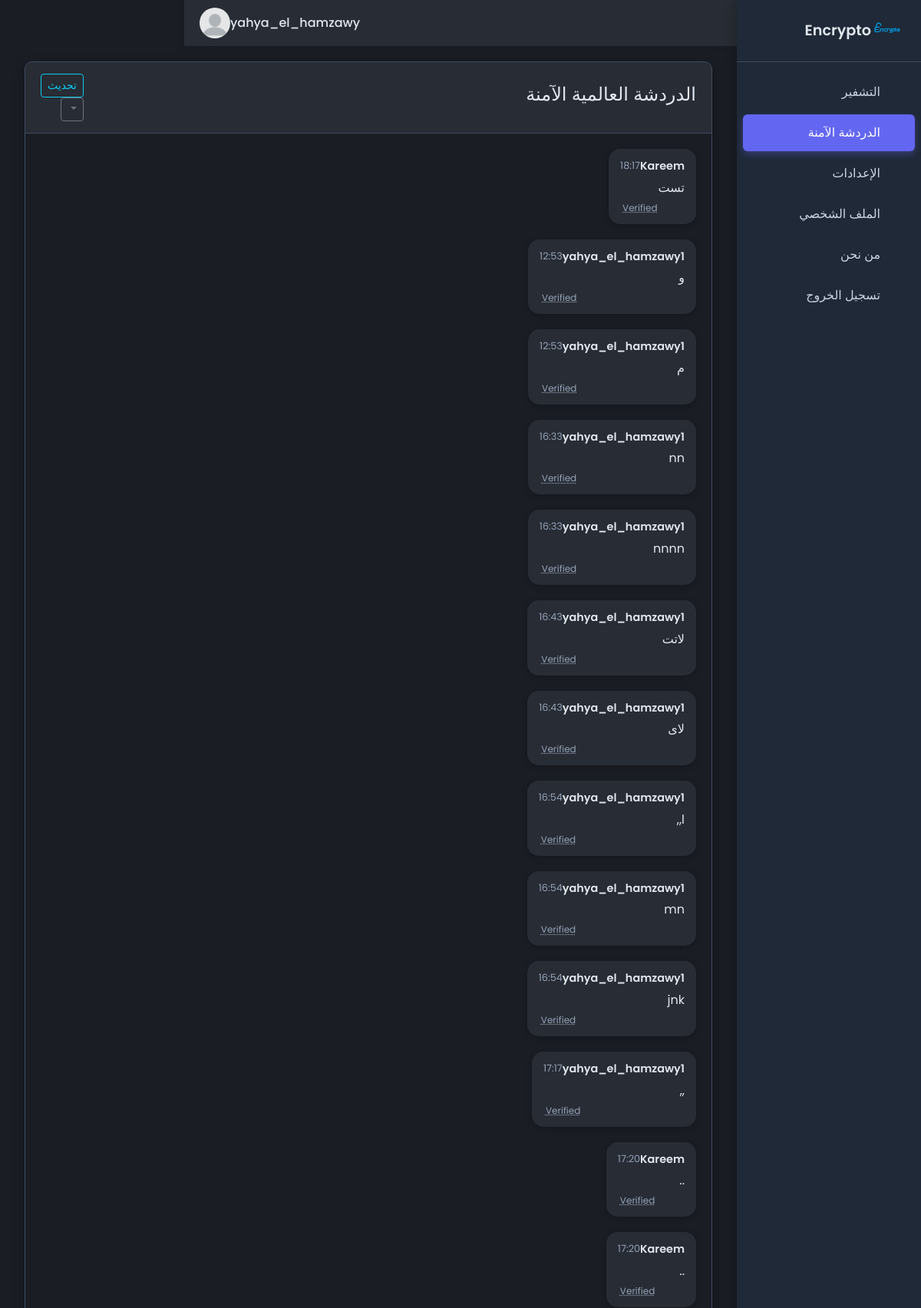
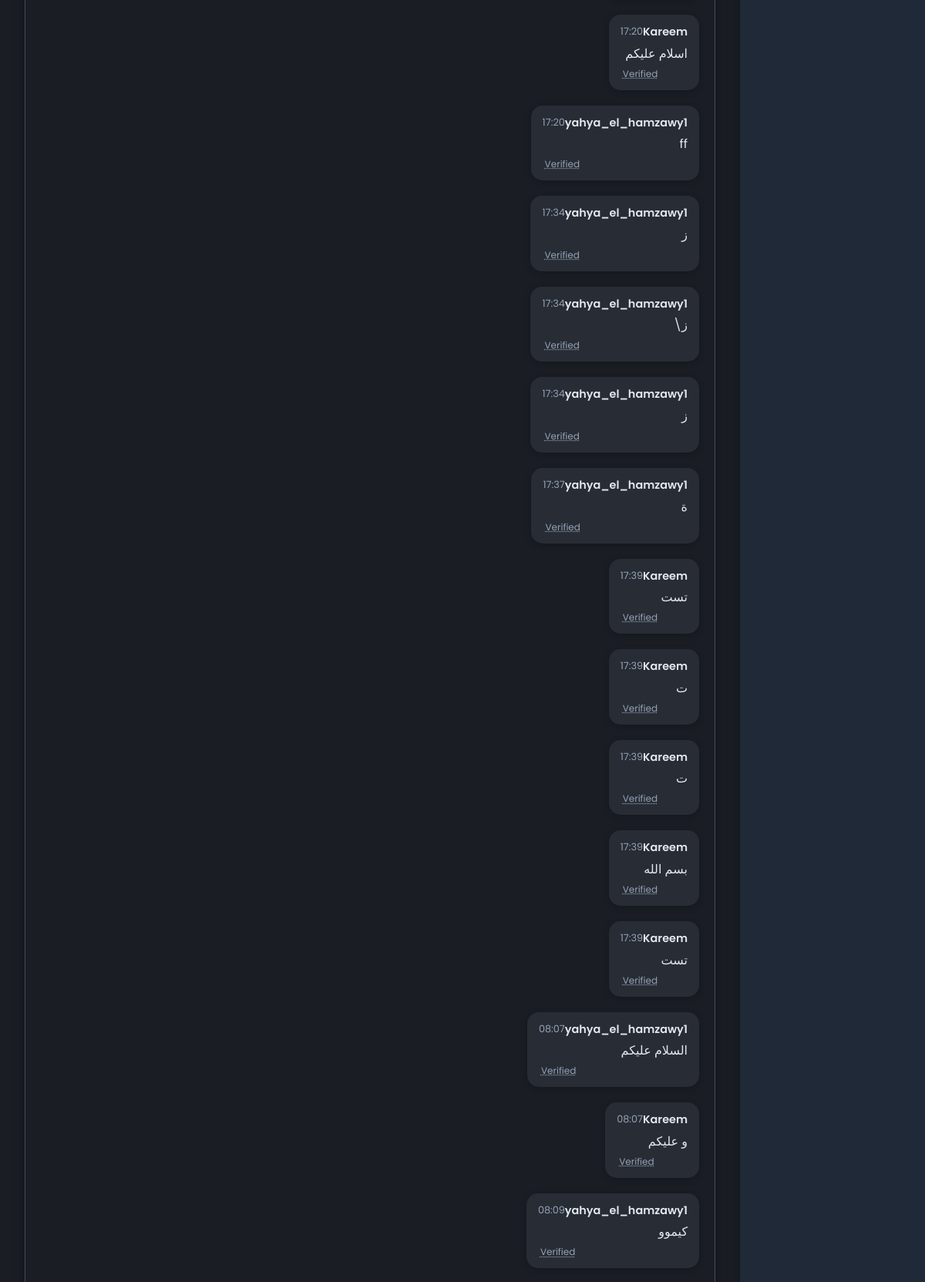
The page /chat (signed in, upper part) on the database its author committed (2 pictures, top to bottom).
### models.py (models this page shows, shortened)
class User(db.Model, UserMixin):
    __tablename__ = 'users'
    id = db.Column(db.Integer, primary_key=True)
    username = db.Column(db.String(64), unique=True, nullable=False)
    email = db.Column(db.String(120), unique=True, nullable=False)
    password_hash = db.Column(db.String(128), nullable=False)
    public_key = db.Column(db.PickleType, nullable=True)
    private_key = db.Column(db.PickleType, nullable=True)
    created_at = db.Column(db.DateTime, default=datetime.utcnow)
    messages = db.relationship('Message', backref='author', lazy='dynamic')
    settings = db.relationship('UserSettings', backref='user', uselist=False)

class Message(db.Model):
    __tablename__ = 'messages'
    id = db.Column(db.Integer, primary_key=True)
    content = db.Column(db.Text, nullable=False)
    signature = db.Column(db.String(1024), nullable=True)
    user_id = db.Column(db.Integer, db.ForeignKey('users.id'), nullable=False)
    timestamp = db.Column(db.DateTime, default=datetime.utcnow, index=True)

### routes.py (the view)
@app.route('/chat')
@login_required
def chat():
    try:
        messages = Message.query.order_by(Message.timestamp.desc()).limit(50).all()
        messages.reverse() # لعرض الأقدم أولاً في الأعلى
        users = User.query.with_entities(User.id, User.username).all() # جلب ID والاسم فقط
        user_map = {u.id: u.username for u in users}
    except Exception as e:
        app.logger.error(f"Error loading chat data: {e}")
        flash("حدث خطأ أثناء تحميل بيانات الدردشة.", "danger")
        messages = []
        user_map = {}
    return render_template('chat.html', messages=messages, users=user_map) # تمرير user_map إذا كنت تستخدمها في القالب

### routes.py (called while the page is built)
@login_manager.user_loader
def load_user(user_id):
    return User.query.get(int(user_id))

### templates/chat.html (shortened to what this page needs)
{% extends "base.html" %}
{% block content %}
<div class="chat-container">
    <div class="card chat-card">
        <div class="card-header">
            <div class="d-flex justify-content-between align-items-center">
                <h4> <span data-en="Global Secure Chat" data-ar="الدردشة العالمية الآمنة">Global Secure Chat</span></h4>
                <div class="chat-controls">
                    <button class="btn btn-sm btn-outline-info" id="refresh-btn">
                         <span data-en="Refresh" data-ar="تحديث">Refresh</span>
                    </button>
                    <div class="dropdown">
                        <button class="btn btn-sm btn-outline-secondary dropdown-toggle" type="button" id="chatOptionsDropdown" data-bs-toggle="dropdown" aria-expanded="false">
                        </button>
                    </div>
                </div>
            </div>
        </div>
        <div class="card-body">
            <div class="chat-messages" id="chat-messages">
                {% for message in messages %}
                <div class="message-container {% if message.user_id == current_user.id %}outgoing{% else %}incoming{% endif %}">
                    <div class="message-bubble">
                        <div class="message-header">
                            <span class="message-sender">{{ message.author.username }}</span>
                            <small class="message-time">{{ message.timestamp.strftime('%H:%M') }}</small>
                        </div>
                        <div class="message-content">
                            {{ message.content }}
                        </div>
                        <div class="message-footer">
                            <small class="message-status">
                                <span class="signature-status" data-signature="{{ message.signature }}" data-user="{{ message.author.id }}">Verified</span>
                            </small>
                        </div>
                    </div>
                </div>
                {% endfor %}
            </div>
        </div>
    </div>
</div>
{% endblock %}

### templates/base.html (shortened to what this page needs)
<!DOCTYPE html>
<html lang="en">
<head>
    <link rel="stylesheet" href="https://cdnjs.cloudflare.com/ajax/libs/font-awesome/6.4.0/css/all.min.css">
    <link rel="stylesheet" href="https://unpkg.com/@phosphor-icons/web@2.0.3/src/regular/style.css" />
    <link rel="stylesheet" href="https://unpkg.com/@phosphor-icons/web@2.0.3/src/fill/style.css" />
    <link href="https://cdn.jsdelivr.net/npm/bootstrap@5.3.0/dist/css/bootstrap.min.css" rel="stylesheet">
    <link rel="stylesheet" href="{{ url_for('static', filename='css/style.css') }}">
    <link rel="stylesheet" href="{{ url_for('static', filename='css/dark-theme.css') }}">
</head>
<body class="{% if current_user.is_authenticated and current_user.settings.theme == 'dark' %}dark-theme{% endif %}"
      data-language="{% if current_user.is_authenticated %}{{ current_user.settings.language }}{% else %}en{% endif %}">
    {% if current_user.is_authenticated %}
    <div class="sidebar">
        <div class="sidebar-header">
            <img src="{{ url_for('static', filename='images/logo.png') }}" alt="Logo" class="logo">
            <h3>Encrypto</h3>
        </div>
        <ul class="sidebar-menu">
            <li class="sidebar-item {% if request.endpoint == 'encryption' %}active{% endif %}">
                <a href="{{ url_for('encryption') }}">
                    <span class="menu-text" data-en="Encryption" data-ar="التشفير">Encryption</span>
                </a>
            </li>
            <li class="sidebar-item {% if request.endpoint == 'chat' %}active{% endif %}">
                <a href="{{ url_for('chat') }}">
                    <span class="menu-text" data-en="Secure Chat" data-ar="الدردشة الآمنة">Encrypto</span>
                </a>
            </li>
            <li class="sidebar-item {% if request.endpoint == 'settings' %}active{% endif %}">
                <a href="{{ url_for('settings') }}">
                    <span class="menu-text" data-en="Settings" data-ar="الإعدادات">Settings</span>
                </a>
            </li>
            <li class="sidebar-item {% if request.endpoint == 'profile' %}active{% endif %}">
                <a href="{{ url_for('profile') }}">
                    <span class="menu-text" data-en="Profile" data-ar="الملف الشخصي">Profile</span>
                </a>
            </li>
            <li class="sidebar-item {% if request.endpoint == 'about' %}active{% endif %}">
                <a href="{{ url_for('about') }}">
                    <span class="menu-text" data-en="About Us" data-ar="من نحن">About Us</span>
                </a>
            </li>
            <li class="sidebar-item">
                <a href="{{ url_for('logout') }}">
                    <span class="menu-text" data-en="Logout" data-ar="تسجيل الخروج">Logout</span>
                </a>
            </li>
        </ul>
    </div>
    {% endif %}
    <div class="main-content {% if current_user.is_authenticated %}with-sidebar{% endif %}">
        {% if current_user.is_authenticated %}
        <header class="app-header">
            <div class="header-left">
                <button id="toggle-sidebar" class="btn btn-icon">
                </button>
                <h2 class="page-title">{% block page_title %}Dashboard{% endblock %}</h2>
            </div>
            <div class="header-right">
                <div class="user-info">
                    <span class="username">{{ current_user.username }}</span>
                    <img src="{{ url_for('static', filename='images/avatar.png') }}" alt="User Avatar" class="avatar">
                </div>
            </div>
        </header>
        {% endif %}
        <div class="container-fluid {% if not current_user.is_authenticated %}auth-container{% endif %}">
            {% block content %}{% endblock %}
        </div>
    </div>
</body>
</html>

### rows shown on the page
User: username "yahya_el_hamzawy"
Message: author.username "Kareem", timestamp "18:17", content "تست"
Message: author.username "yahya_el_hamzawy1", timestamp "12:53", content "و"
Message: author.username "yahya_el_hamzawy1", timestamp "12:53", content "م"
Message: author.username "yahya_el_hamzawy1", timestamp "16:33", content "nn"
Message: author.username "yahya_el_hamzawy1", timestamp "16:33", content "nnnn"
Message: author.username "yahya_el_hamzawy1", timestamp "16:43", content "لاتت"
Message: author.username "yahya_el_hamzawy1", timestamp "16:43", content "لاى"
Message: author.username "yahya_el_hamzawy1", timestamp "16:54", content "l,,"
Message: author.username "yahya_el_hamzawy1", timestamp "16:54", content "mn"
Message: author.username "yahya_el_hamzawy1", timestamp "16:54", content "jnk"
Message: author.username "yahya_el_hamzawy1", timestamp "17:17", content ",,"
Message: author.username "Kareem", timestamp "17:20", content ".."
Message: author.username "Kareem", timestamp "17:20", content ".."
Message: author.username "Kareem", timestamp "17:20", content "اسلام عليكم"
Message: author.username "yahya_el_hamzawy1", timestamp "17:20", content "ff"
Message: author.username "yahya_el_hamzawy1", timestamp "17:34", content "ز"
Message: author.username "yahya_el_hamzawy1", timestamp "17:34", content "ز\\"
Message: author.username "yahya_el_hamzawy1", timestamp "17:34", content "ز"
Message: author.username "yahya_el_hamzawy1", timestamp "17:37", content "ة"
Message: author.username "Kareem", timestamp "17:39", content "تست"
Message: author.username "Kareem", timestamp "17:39", content "ت"
Message: author.username "Kareem", timestamp "17:39", content "ت"
Message: author.username "Kareem", timestamp "17:39", content "بسم الله"
Message: author.username "Kareem", timestamp "17:39", content "تست"
Message: author.username "yahya_el_hamzawy1", timestamp "08:07", content "السلام عليكم"
Message: author.username "Kareem", timestamp "08:07", content "و عليكم"
Message: author.username "yahya_el_hamzawy1", timestamp "08:09", content "كيموو"
